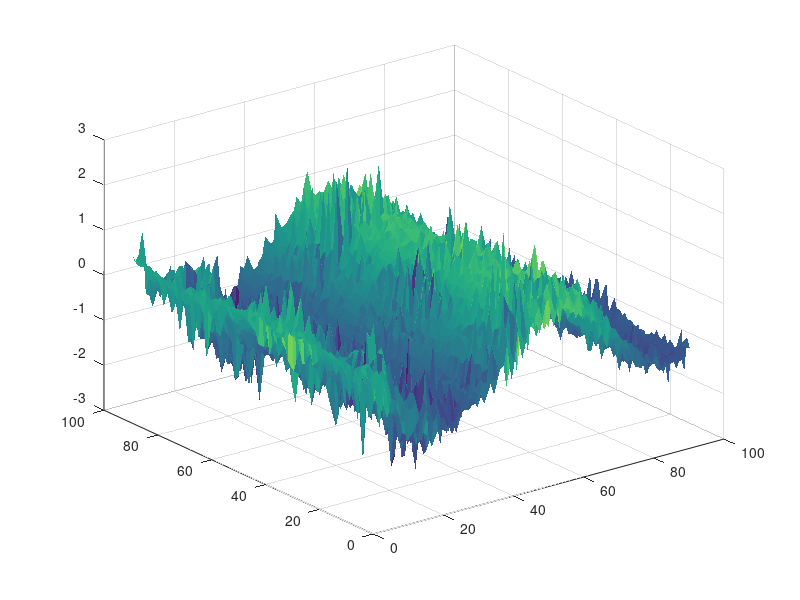

MATLAB code to generate this figure:
clear all;clc
[x,y]=meshgrid(1:0.1:10);
z=cos(x)+sin(y)/(x+y)^1/2;
surf(z)
shading flat
% imagesc(W);
% saveas(gcf,'PORTADA.tif');